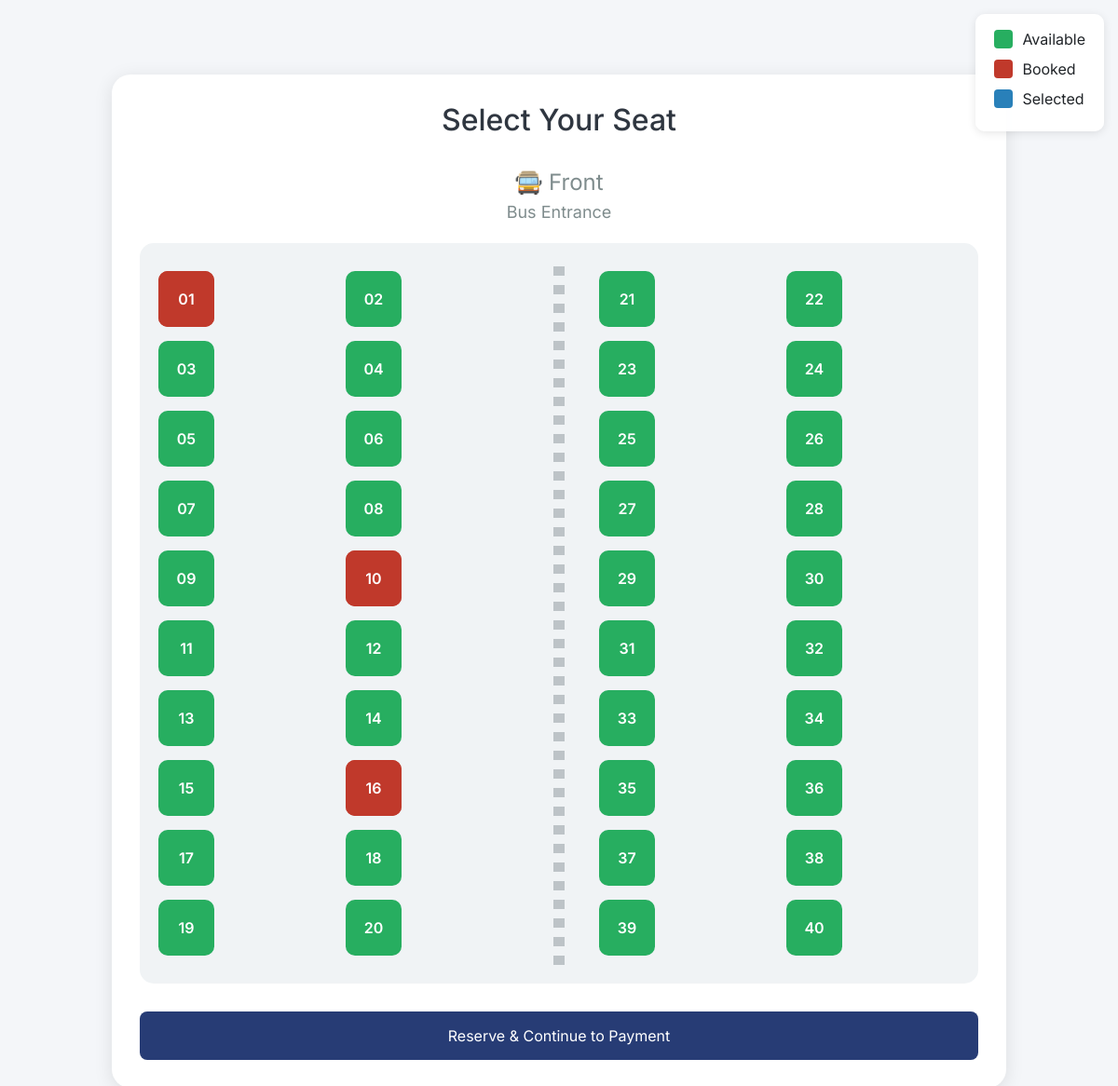
The page /seat_reservation/index.php?bus_id=1 on the database its author committed.
### tables this page shows
CREATE TABLE seats (
  seat_id int NOT NULL AUTO_INCREMENT,
  seat_number varchar(10) NOT NULL,
  bus_id int NOT NULL,
  is_reserved tinyint(1) DEFAULT '0',
  PRIMARY KEY (seat_id),
  UNIQUE KEY seat_number (seat_number,bus_id),
  KEY bus_id (bus_id),
  CONSTRAINT seats_ibfk_1 FOREIGN KEY (bus_id) REFERENCES buses (id) ON DELETE CASCADE
);

### seat_reservation/index.php (the view, shortened to what this page needs)
<?php
$conn = new mysqli("localhost", "root", "pass", "uniroot");
$bus_id = isset($_GET['bus_id']) ? (int)$_GET['bus_id'] : 0;
$seats = $conn->query("SELECT * FROM seats WHERE bus_id = $bus_id ORDER BY seat_number");
?>
<!DOCTYPE html>
<html lang="en">
<head>
<link href="https://cdn.jsdelivr.net/npm/bootstrap@5.3.3/dist/css/bootstrap.min.css" rel="stylesheet">
</head>
<body>
<div class="legend">
  <div class="legend-item"><div class="color-box available"></div>Available</div>
  <div class="legend-item"><div class="color-box reserved"></div>Booked</div>
  <div class="legend-item"><div class="color-box selected"></div>Selected</div>
</div>
  <div class="container">
    <h2>Select Your Seat</h2>
    <form action="reserve.php" method="POST">
      <div class="bus-front">Bus Entrance</div>
      <?php if ($seats->num_rows > 0): ?>
        <div class="bus-layout">
          <div class="seat-grid">
            <?php
            $seat_count = $seats->num_rows;
            $half_seats = ceil($seat_count / 2);
            $counter = 0;
            $seats->data_seek(0);
            while ($counter < $half_seats && ($row = $seats->fetch_assoc())):
              $counter++;
            ?>
              <?php if (isset($row['is_reserved']) && $row['is_reserved']): ?>
                <div class="seat reserved"><span><?php echo $row['seat_number']; ?></span></div>
              <?php else: ?>
                <label class="seat">
                  <span><?php echo $row['seat_number']; ?></span>
                </label>
              <?php endif; ?>
            <?php endwhile; ?>
          </div>
          <div class="aisle"></div>
          <div class="seat-grid">
            <?php
            $seats->data_seek($half_seats);
            while ($row = $seats->fetch_assoc()):
            ?>
              <?php if (isset($row['is_reserved']) && $row['is_reserved']): ?>
                <div class="seat reserved"><span><?php echo $row['seat_number']; ?></span></div>
              <?php else: ?>
                <label class="seat">
                  <span><?php echo $row['seat_number']; ?></span>
                </label>
              <?php endif; ?>
            <?php endwhile; ?>
          </div>
        </div>
        <button type="submit" class="submit-btn">Reserve & Continue to Payment</button>
      <?php else: ?>
        <p class="error-message">No seats available for this bus.</p>
      <?php endif; ?>
    </form>
  </div>
</body>
</html>

### seat_reservation/index.php (style rules this page uses)
body { font-family: 'Inter', sans-serif; background: #f4f6f9; margin: 0; padding: 20px; }
.container { max-width: 960px; background: white; border-radius: 20px; padding: 30px; box-shadow: 0 4px 20px rgba(0,0,0,0.1); margin: auto; margin-top: 60px; }
h2 { text-align: center; margin-bottom: 30px; color: #2f3640; }
.bus-layout { background: #f0f3f5; border-radius: 15px; padding: 30px 20px; display: flex; justify-content: space-between; flex-wrap: wrap; gap: 20px; position: relative; }
.seat-grid { display: grid; grid-template-columns: repeat(2, 1fr); gap: 15px; width: 45%; }
.seat { width: 60px; height: 60px; border-radius: 10px; display: flex; align-items: center; justify-content: center; font-weight: 600; color: white; position: relative; cursor: pointer; transition: transform 0.2s ease; }
.seat span { width: 100%; height: 100%; border-radius: 10px; text-align: center; line-height: 60px; background-color: #27ae60; display: inline-block; }
.seat.reserved span { background-color: #c0392b !important; cursor: not-allowed; }
.aisle { position: absolute; left: 50%; top: 20px; bottom: 20px; width: 12px; background: repeating-linear-gradient( 0deg, #bdc3c7 0px, #bdc3c7 10px, transparent 10px, transparent 20px ); transform: translateX(-50%); z-index: 1; }
.submit-btn { margin-top: 30px; width: 100%; padding: 14px; font-size: 16px; background: #273c75; color: white; border: none; border-radius: 8px; transition: background 0.3s ease; }
.bus-front { text-align: center; margin-bottom: 20px; font-size: 18px; color: #7f8c8d; }
.bus-front::before { content: "🚍 Front"; display: block; font-size: 24px; }
.legend { position: fixed; top: 15px; right: 15px; background: rgba(255, 255, 255, 0.95); border-radius: 10px; box-shadow: 0 2px 10px rgba(0,0,0,0.1); padding: 15px 20px; z-index: 999; }
.legend .legend-item { display: flex; align-items: center; gap: 10px; margin-bottom: 8px; }
.legend .color-box { width: 20px; height: 20px; border-radius: 4px; }
.available { background-color: #27ae60; }
.reserved { background-color: #c0392b; }
.selected { background-color: #2980b9; }

### rows shown on the page
seats: seat_number "01"
seats: seat_number "02"
seats: seat_number "03"
seats: seat_number "04"
seats: seat_number "05"
seats: seat_number "06"
seats: seat_number "07"
seats: seat_number "08"
seats: seat_number "09"
seats: seat_number "10"
seats: seat_number "11"
seats: seat_number "12"
seats: seat_number "13"
seats: seat_number "14"
seats: seat_number "15"
seats: seat_number "16"
seats: seat_number "17"
seats: seat_number "18"
seats: seat_number "19"
seats: seat_number "20"
seats: seat_number "21"
seats: seat_number "22"
seats: seat_number "23"
seats: seat_number "24"
seats: seat_number "25"
seats: seat_number "26"
seats: seat_number "27"
seats: seat_number "28"
seats: seat_number "29"
seats: seat_number "30"
seats: seat_number "31"
seats: seat_number "32"
seats: seat_number "33"
seats: seat_number "34"
seats: seat_number "35"
seats: seat_number "36"
seats: seat_number "37"
seats: seat_number "38"
seats: seat_number "39"
seats: seat_number "40"
